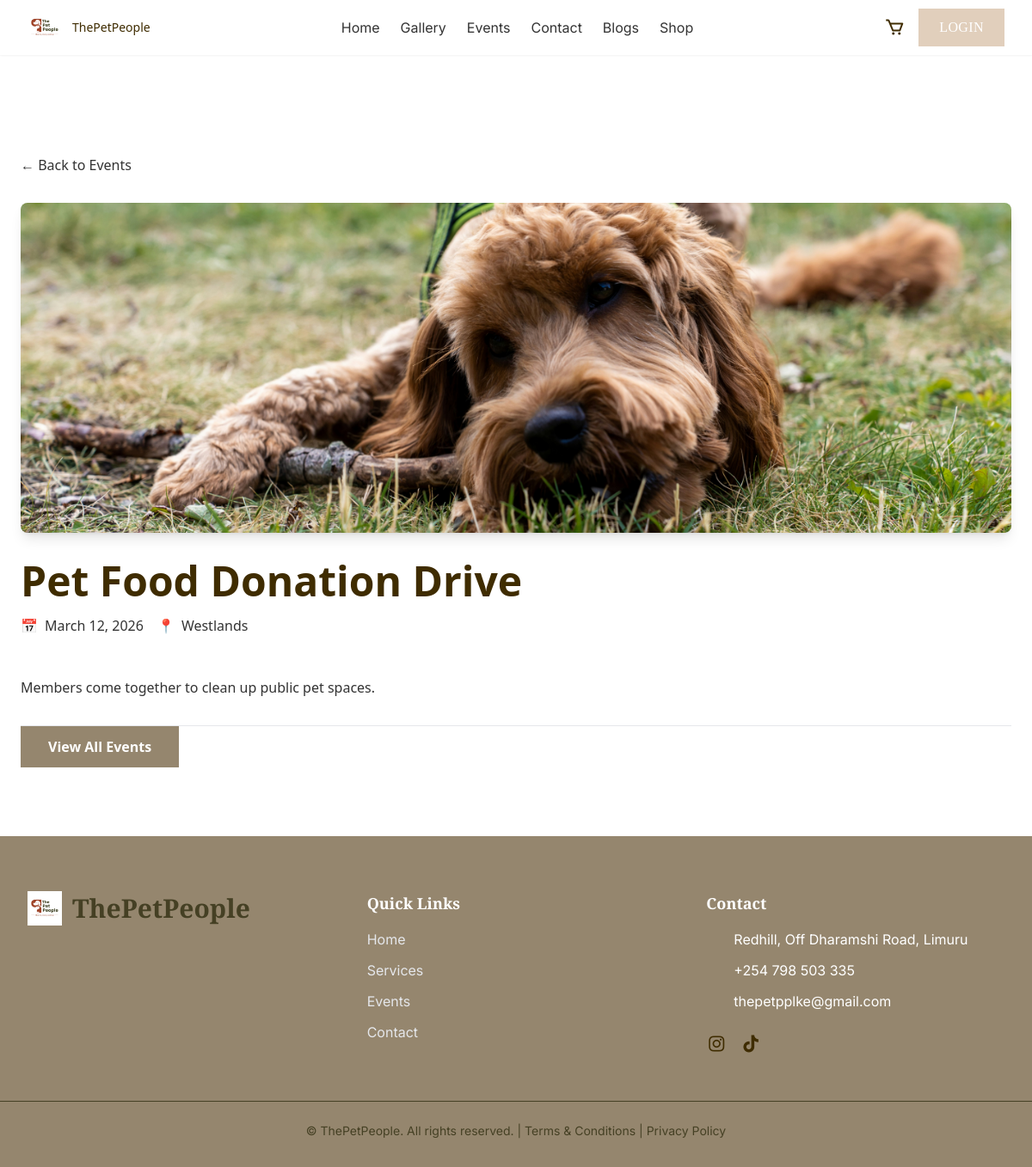
The page /events/pet-food-donation-drive/ on the database its author committed.
### events/models.py (models this page shows, shortened)
class Event(models.Model):
    title = models.CharField(max_length=200)
    slug = models.SlugField(unique=True)
    date = models.DateField()
    description = models.TextField()
    image = models.ImageField(upload_to='events/', blank=True, null=True)
    location = models.CharField(max_length=255, blank=True)
    created_at = models.DateTimeField(auto_now_add=True)
    is_published = models.BooleanField(default=True)
    class Meta:
        ordering = ['-date']
    def is_upcoming(self):
        return self.date >= timezone.now().date()

### events/views.py (the view)
# urls.py: path('<slug:slug>/', views.event_detail, name='event_detail'),
def event_detail(request, slug):
    event = get_object_or_404(Event, slug=slug, is_published=True)
    return render(request, 'events/event_detail.html', {'event': event})

### shop/context_processors.py (called while the page is built)
def cart_item_count(request):
    if request.user.is_authenticated:
        cart = Cart.objects.filter(user=request.user).first()
        if cart:
            return {'cart_item_count': cart.items.count()}
    return {'cart_item_count': 0}

### events/templates/events/event_detail.html (shortened to what this page needs)
{% extends 'main/base.html' %} {% load static %}  {% block content %}
<section class="py-20 bg-white">
  <div class="max-w-4xl mx-auto px-6">
    <div class="mb-8">
      <a
        href="{% url 'event_list' %}"
        class="text-[var(--club-rust-light)] hover:underline inline-flex items-center"
      >
        ← Back to Events
      </a>
    </div>
    {% if event.image %}
    <div class="mb-8 rounded-lg overflow-hidden shadow-lg">
      <img
        src="{{ event.image.url }}"
        alt="{{ event.title }}"
        class="w-full h-96 object-cover"
      />
    </div>
    {% endif %}
    <h1
      class="text-4xl md:text-5xl font-bold text-[var(--club-dark-brown)] mb-4"
    >
      {{ event.title }}
    </h1>
    <div
      class="flex flex-wrap gap-4 mb-8 pb-4 border-b border-[var(--club-taupe-light)]"
    >
      <div class="flex items-center text-[var(--club-olive-light)]">
        <span class="mr-2">📅</span>
        {{ event.date|date:"F d, Y" }}
      </div>
      {% if event.location %}
      <div class="flex items-center text-[var(--club-olive-light)]">
        <span class="mr-2">📍</span>
        {{ event.location }}
      </div>
      {% endif %}
    </div>
    <div class="prose prose-lg max-w-none text-[var(--club-olive-light)] mb-8">
      {{ event.description|linebreaks }}
    </div>
    <div
      class="flex flex-wrap gap-4 mt-8 pt-8 border-t border-[var(--club-taupe-light)]"
    >
      <a
        href="{% url 'event_list' %}"
        class="inline-block bg-[var(--club-taupe)] hover:bg-[var(--club-rust)] text-white font-semibold py-3 px-8 transition"
      >
        View All Events
      </a>
    </div>
  </div>
</section>
{% endblock %}

### templates/main/base.html (style rules this page uses)
:root { --club-dark-brown: #3f2c00; --club-dark-brown-light: #827559; --club-olive: #454024; --club-olive-light: #868270; --club-rust: #823210; --club-rust-light: #ad7963; --club-taupe: #95866e; --club-taupe-light: #bab0a0; --club-sand: #d2b699; --club-sand-light: #e1cfbc; }
html { scroll-behavior: smooth; }
body { font-family: "Inter", sans-serif; background-color: #fff; color: #333; padding-top: 100px; }

### rows shown on the page
Event: image (picture), title "Pet Food Donation Drive", date "March 12, 2026", location "Westlands", description "Members come together to clean up public pet spaces."
